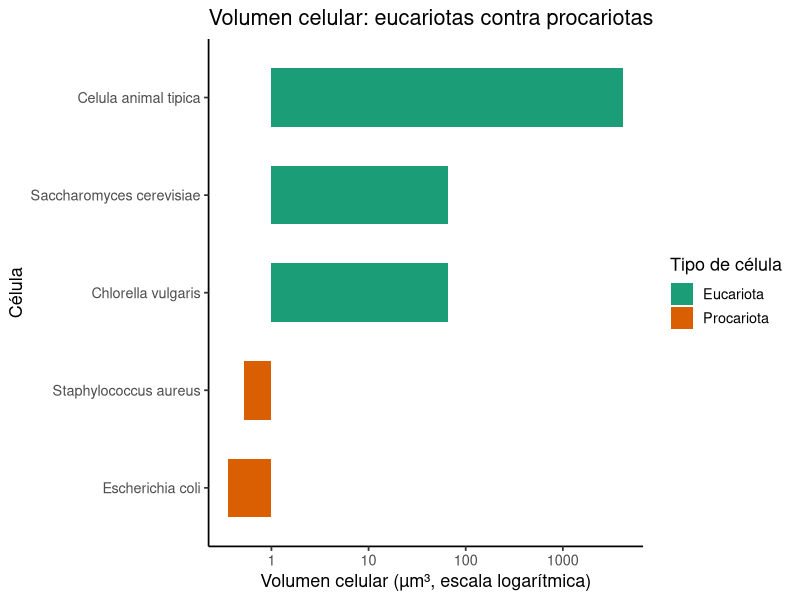
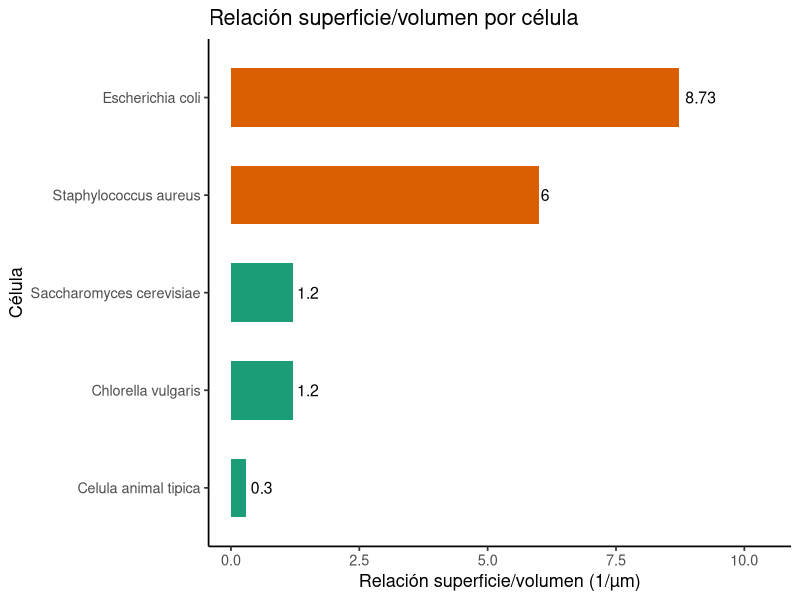
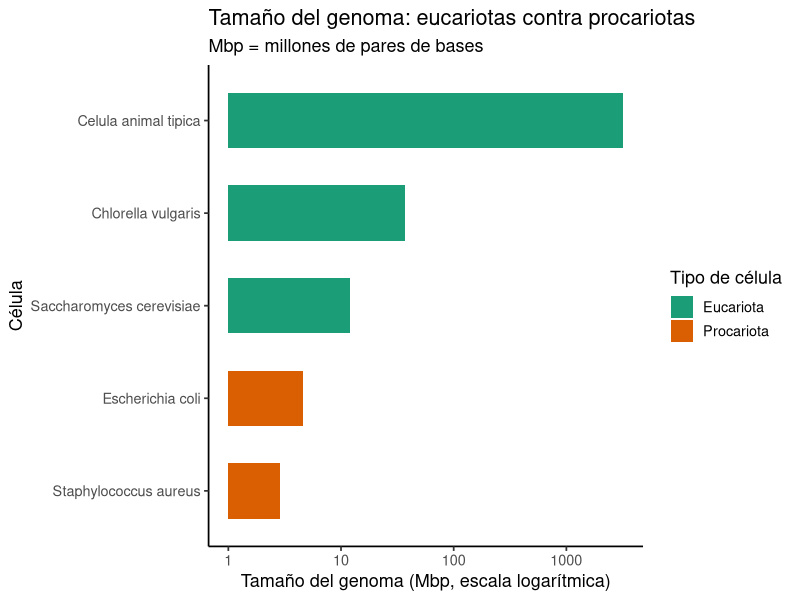
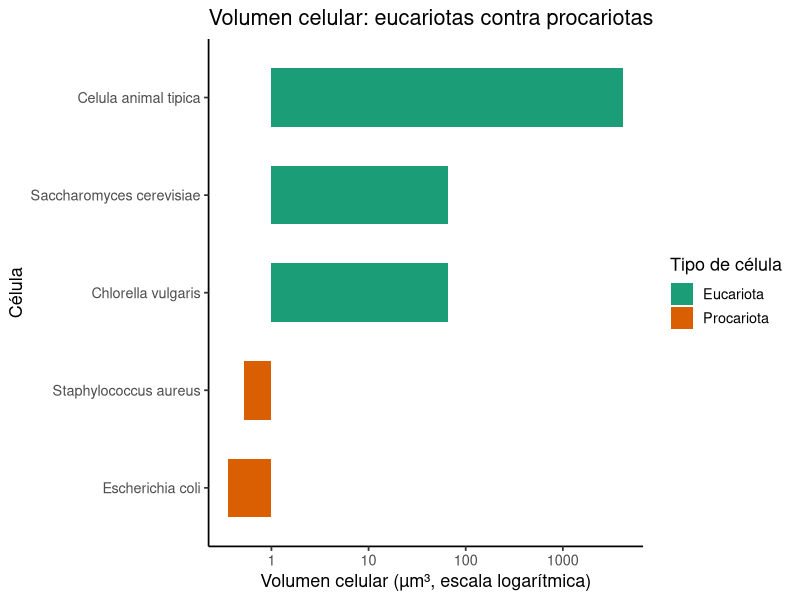
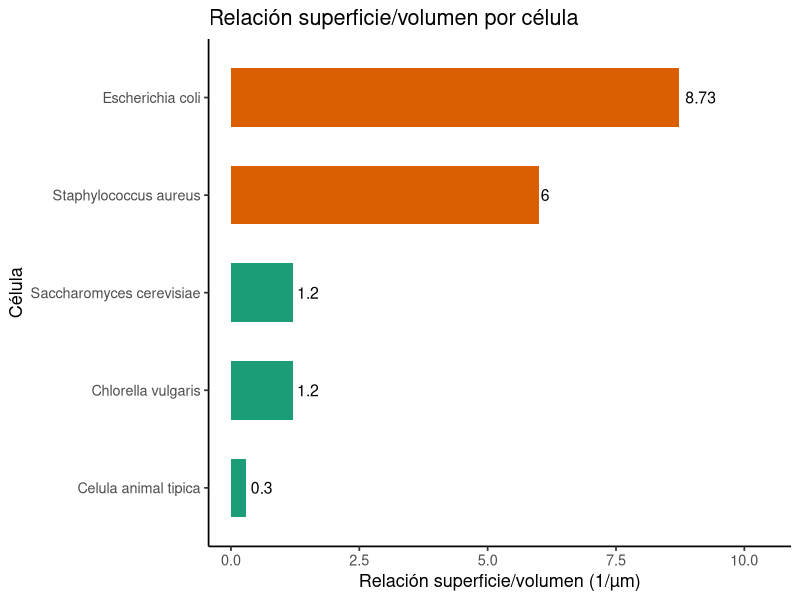
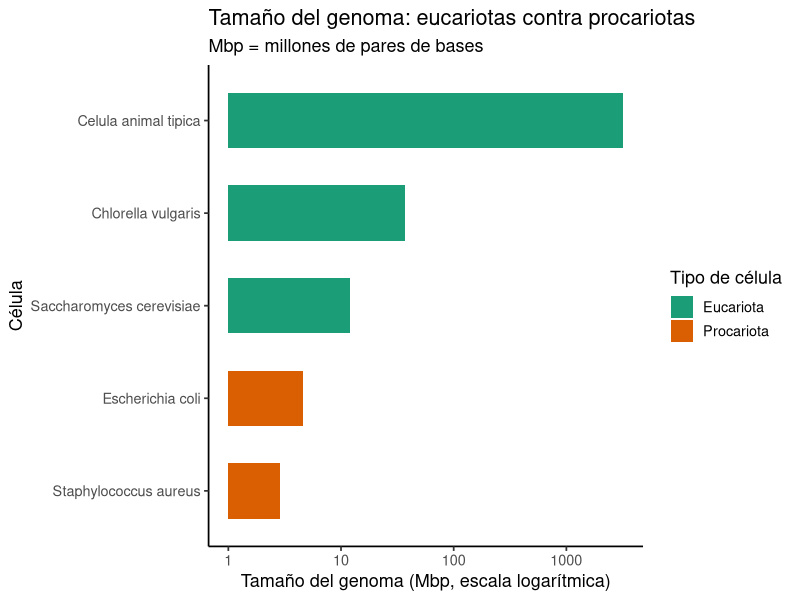

Here is the R script that generated these plots, in order:
# ==========================================================================
# Células eucariotas y procariotas: comparación cuantitativa
# ==========================================================================
# Autor: Dr. José Juan Torres Martínez
# Docente de Ciencias Químicas
# Universidad Autónoma de San Luis Potosí (UASLP)
# México
#
# Material académico para estudiantes
# Serie Aprende R — Biología celular
#
# Descripción: Segunda lección de biología celular. Se compara la célula
#   eucariota con la célula procariota con números, no solo con palabras:
#   a partir de los tamaños y los genomas de cinco células (archivo
#   datos_celulas_comparacion.csv) se calculan en R el volumen, la
#   superficie y la relación superficie/volumen de cada una. Los ejemplos
#   son Escherichia coli y Staphylococcus aureus (procariotas),
#   Saccharomyces cerevisiae (levadura) y Chlorella vulgaris (eucariotas
#   unicelulares), y una célula animal típica como referencia de eucariota
#   grande. También se comparan los tamaños de los genomas y la presencia
#   de organelos.
#
# Objetivos de aprendizaje:
#   - Leer una tabla de comparación con read_csv().
#   - Calcular volumen y superficie según la forma de la célula: esfera
#     para cocos y células eucariotas, cápsula para bacilos como E. coli.
#   - Calcular la relación superficie/volumen y explicar por qué las
#     células pequeñas la tienen mayor.
#   - Comparar tamaños de genomas en escala logarítmica (Mbp).
#   - Decir qué organelos tiene cada tipo de célula y cuáles no.
#
# Datos: archivo datos_celulas_comparacion.csv. Los tamaños son valores
#   típicos publicados: E. coli mide unos 2.0 µm de largo y 0.5 µm de
#   diámetro, con un genoma de 4.64 Mbp (cepa K-12); S. aureus es un coco
#   de 0.5-1.0 µm de diámetro, con un genoma de 2.80-2.90 Mbp;
#   Chlorella vulgaris mide 2-10 µm de diámetro y su genoma es de
#   37.34 Mbp (cepa UTEX 395, Guarnieri et al., 2018); S. cerevisiae
#   tiene un genoma de 12.1 Mbp; el genoma humano tiene 3200 Mbp.
#   Los diámetros típicos de la levadura (5 µm) y de la célula animal
#   (20 µm) son valores típicos de libros de texto. El número de genes
#   de Chlorella vulgaris no se incluye porque varía entre cepas y no
#   se verificó un valor único.
# ==========================================================================

# --------------------------------------------------------------------------
# 1. Cargar paquetes
# --------------------------------------------------------------------------
library(tidyverse)

# --------------------------------------------------------------------------
# 2. La pregunta y el contexto
# --------------------------------------------------------------------------
# Pregunta: ¿en qué se diferencia una célula eucariota de una procariota,
#   en números?
#
# - Eucariota: tiene núcleo definido (con membrana) y organelos con
#   membrana (mitocondrias, y cloroplastos en las fotosintéticas).
#   Ejemplos: Chlorella vulgaris, Saccharomyces cerevisiae, célula animal.
# - Procariota: no tiene núcleo definido ni organelos con membrana; su
#   ADN está en una región llamada nucleoide. Ejemplos: E. coli,
#   Staphylococcus aureus.
#
# Variables del archivo:
#   - organismo: nombre de la célula.
#   - tipo_celular: Eucariota o Procariota.
#   - forma: esfera (cocos y eucariotas), bastón (E. coli).
#   - diametro_um: diámetro típico de la célula, en µm.
#   - largo_um: largo de la célula, en µm (solo para el bastón).
#   - diametro_min_um, diametro_max_um: rango publicado, en µm.
#   - genoma_Mbp: tamaño del genoma, en millones de pares de bases (Mbp).
#   - genes_aprox: número aproximado de genes.
#   - nucleo, cloroplasto, mitocondria: Sí o No.
#   - ribosoma: 70S (procariota) u 80S (eucariota).

# --------------------------------------------------------------------------
# 3. Leer los datos
# --------------------------------------------------------------------------
datos <- read_csv("datos_celulas_comparacion.csv", show_col_types = FALSE)

print(datos)

# --------------------------------------------------------------------------
# 4. Volumen, superficie y relación superficie/volumen A PARTIR DE LOS DATOS
# --------------------------------------------------------------------------
# Esfera (cocos, levadura, Chlorella, célula animal):
#   V = (4/3) * pi * r^3 ; A = 4 * pi * r^2 ; A/V = 3 / r
# Cápsula (bastón de E. coli: cilindro con dos extremos semiesféricos):
#   V = pi * r^2 * (largo - 2*r) + (4/3) * pi * r^3
#   A = 2 * pi * r * (largo - 2*r) + 4 * pi * r^2
# con r = diámetro / 2. El volumen, la superficie y la relación
# superficie/volumen se calculan en R a partir del diámetro y del largo
# de la tabla; ningún valor está dado de antemano.

datos <- datos %>%
  mutate(
    radio_um = diametro_um / 2,
    volumen_um3 = if_else(
      is.na(largo_um),
      (4 / 3) * pi * radio_um^3,
      pi * radio_um^2 * (largo_um - 2 * radio_um) +
        (4 / 3) * pi * radio_um^3
    ),
    superficie_um2 = if_else(
      is.na(largo_um),
      4 * pi * radio_um^2,
      2 * pi * radio_um * (largo_um - 2 * radio_um) +
        4 * pi * radio_um^2
    ),
    sup_vol_por_um = superficie_um2 / volumen_um3
  )

print(select(datos, organismo, tipo_celular, volumen_um3,
             superficie_um2, sup_vol_por_um))

# --------------------------------------------------------------------------
# 5. Comparaciones entre células (cocientes calculados en R)
# --------------------------------------------------------------------------
# ¿Cuántas veces cabe una célula dentro de otra? Se divide el volumen
# de una entre el volumen de la otra. Lo mismo con los genomas.

volumen_ecoli <- filter(datos, organismo == "Escherichia coli")$volumen_um3
volumen_chlorella <- filter(datos, organismo == "Chlorella vulgaris")$volumen_um3
volumen_animal <- filter(datos, organismo == "Celula animal tipica")$volumen_um3
sup_vol_ecoli <- filter(datos, organismo == "Escherichia coli")$sup_vol_por_um
sup_vol_chlorella <- filter(datos, organismo == "Chlorella vulgaris")$sup_vol_por_um
genoma_ecoli <- filter(datos, organismo == "Escherichia coli")$genoma_Mbp
genoma_chlorella <- filter(datos, organismo == "Chlorella vulgaris")$genoma_Mbp
genoma_animal <- filter(datos, organismo == "Celula animal tipica")$genoma_Mbp

comparaciones <- tibble(
  comparacion = c(
    "Volumen de Chlorella / volumen de E. coli",
    "Volumen de célula animal / volumen de E. coli",
    "Volumen de célula animal / volumen de Chlorella",
    "Sup/vol de E. coli / sup/vol de Chlorella",
    "Genoma de Chlorella / genoma de E. coli",
    "Genoma humano / genoma de E. coli"
  ),
  veces = c(
    volumen_chlorella / volumen_ecoli,
    volumen_animal / volumen_ecoli,
    volumen_animal / volumen_chlorella,
    sup_vol_ecoli / sup_vol_chlorella,
    genoma_chlorella / genoma_ecoli,
    genoma_animal / genoma_ecoli
  )
)

print(comparaciones)

# --------------------------------------------------------------------------
# 6. ¿Qué organelos tiene cada célula?
# --------------------------------------------------------------------------
print(select(datos, organismo, tipo_celular, nucleo, cloroplasto,
             mitocondria, ribosoma))

# --------------------------------------------------------------------------
# 7. Gráfica 1: volumen celular (escala logarítmica)
# --------------------------------------------------------------------------
grafica_volumen <- ggplot(
  datos,
  aes(x = reorder(organismo, volumen_um3), y = volumen_um3,
      fill = tipo_celular)
) +
  geom_col(width = 0.6) +
  scale_y_log10() +
  scale_fill_manual(values = c("Eucariota" = "#1b9e77",
                               "Procariota" = "#d95f02")) +
  coord_flip() +
  labs(
    x = "Célula",
    y = "Volumen celular (µm³, escala logarítmica)",
    fill = "Tipo de célula",
    title = "Volumen celular: eucariotas contra procariotas"
  ) +
  theme_classic(base_size = 13)

print(grafica_volumen)

# --------------------------------------------------------------------------
# 8. Gráfica 2: relación superficie/volumen
# --------------------------------------------------------------------------
grafica_sup_vol <- ggplot(
  datos,
  aes(x = reorder(organismo, sup_vol_por_um), y = sup_vol_por_um,
      fill = tipo_celular)
) +
  geom_col(width = 0.6) +
  geom_text(
    aes(label = round(sup_vol_por_um, 2)),
    hjust = -0.2, size = 4
  ) +
  scale_fill_manual(values = c("Eucariota" = "#1b9e77",
                               "Procariota" = "#d95f02")) +
  scale_y_continuous(expand = expansion(mult = c(0.05, 0.25))) +
  coord_flip() +
  labs(
    x = "Célula",
    y = "Relación superficie/volumen (1/µm)",
    fill = "Tipo de célula",
    title = "Relación superficie/volumen por célula"
  ) +
  theme_classic(base_size = 13) +
  theme(legend.position = "none")

print(grafica_sup_vol)

# --------------------------------------------------------------------------
# 9. Gráfica 3: tamaño del genoma (escala logarítmica)
# --------------------------------------------------------------------------
grafica_genoma <- ggplot(
  datos,
  aes(x = reorder(organismo, genoma_Mbp), y = genoma_Mbp,
      fill = tipo_celular)
) +
  geom_col(width = 0.6) +
  scale_y_log10() +
  scale_fill_manual(values = c("Eucariota" = "#1b9e77",
                               "Procariota" = "#d95f02")) +
  coord_flip() +
  labs(
    x = "Célula",
    y = "Tamaño del genoma (Mbp, escala logarítmica)",
    fill = "Tipo de célula",
    title = "Tamaño del genoma: eucariotas contra procariotas",
    subtitle = "Mbp = millones de pares de bases"
  ) +
  theme_classic(base_size = 13)

print(grafica_genoma)

# --------------------------------------------------------------------------
# 10. Exportar las gráficas
# --------------------------------------------------------------------------
# Todas las gráficas de la lección se guardan como archivos PNG en alta
# resolución (300 dpi), listas para un informe o una presentación.
ggsave("eucariotas-procariotas-volumen.png", grafica_volumen,
       width = 18, height = 12, units = "cm", dpi = 300)
ggsave("eucariotas-procariotas-superficie-volumen.png", grafica_sup_vol,
       width = 18, height = 12, units = "cm", dpi = 300)
ggsave("eucariotas-procariotas-genoma.png", grafica_genoma,
       width = 18, height = 12, units = "cm", dpi = 300)

# --------------------------------------------------------------------------
# Interpretación: Gráfica 1 (volumen celular)
# --------------------------------------------------------------------------
# - Eje X: célula (E. coli, S. aureus, S. cerevisiae, Chlorella vulgaris
#   y célula animal típica). No es una cantidad, son cinco células.
# - Eje Y: volumen celular, en micrómetros cúbicos (µm³), en escala
#   logarítmica (cada marca multiplica por 10). La escala es
#   logarítmica porque los volúmenes van de 0.36 µm³ (E. coli) a
#   4188.79 µm³ (célula animal): más de 10 000 veces de diferencia, y
#   en escala lineal las bacterias no se verían.
# - Lo que se aprecia: las dos procariotas (naranja) están abajo, con
#   volúmenes menores de 1 µm³: E. coli 0.36 µm³ y S. aureus 0.52 µm³.
#   Las eucariotas unicelulares (verde) están en medio, con 65.45 µm³
#   cada una (levadura y Chlorella miden lo mismo, 5 µm de diámetro).
#   La célula animal típica (20 µm de diámetro) está arriba, con
#   4188.79 µm³.
# - Qué significa: una célula de Chlorella vulgaris tiene un volumen
#   unas 182 veces mayor que una de E. coli, y una célula animal
#   típica tiene un volumen unas 11 636 veces mayor que E. coli y 64
#   veces mayor que Chlorella. El volumen crece con el cubo del
#   diámetro: una célula 4 veces más ancha (20 µm contra 5 µm) tiene
#   64 veces más volumen (4^3 = 64). Por eso las eucariotas pueden
#   tener organelos y las procariotas no: hay espacio para ellos.
# - Nota sobre E. coli: el volumen calculado con el modelo de cápsula
#   (0.36 µm³, con 0.5 µm de diámetro) es menor que el rango publicado
#   de 0.6-0.7 µm³. La diferencia es que las células publicadas se
#   midieron en medio rico, donde E. coli es más ancha (unos 0.7 µm
#   de diámetro). El modelo y la fórmula son los mismos; cambia el
#   diámetro que se pone en la tabla.
#
# Interpretación: Gráfica 2 (relación superficie/volumen)
# --------------------------------------------------------------------------
# - Eje X: célula (las mismas cinco). No es una cantidad, son cinco
#   células.
# - Eje Y: relación superficie/volumen, en 1/µm. Es la superficie de la
#   célula (µm²) dividida entre su volumen (µm³): las unidades µm²/µm³
#   se simplifican a 1/µm. El número está escrito al final de cada
#   barra.
# - Lo que se aprecia: E. coli tiene la relación más alta (8.73 1/µm),
#   seguida de S. aureus (6.00 1/µm). Las eucariotas unicelulares
#   tienen 1.20 1/µm y la célula animal típica solo 0.30 1/µm. La
#   relación baja cuando la célula crece: para una esfera es 3/r, así
#   que al duplicar el radio, la relación se reduce a la mitad.
# - Qué significa: las células pequeñas tienen mucha más superficie por
#   cada unidad de volumen, así que intercambian nutrientes y desechos
#   con el exterior más rápido en relación con su tamaño. La relación
#   superficie/volumen de E. coli es 7.3 veces mayor que la de
#   Chlorella. Por eso las bacterias crecen y se dividen rápido y las
#   células grandes necesitan organelos y sistemas internos de
#   transporte: su superficie ya no alcanza para abastecer todo su
#   volumen por difusión.
#
# Interpretación: Gráfica 3 (tamaño del genoma)
# --------------------------------------------------------------------------
# - Eje X: célula (las mismas cinco). No es una cantidad, son cinco
#   células.
# - Eje Y: tamaño del genoma, en millones de pares de bases (Mbp), en
#   escala logarítmica. 1 Mbp = 1 000 000 de pares de bases. La escala
#   es logarítmica porque los genomas van de 2.90 Mbp (S. aureus) a
#   3200 Mbp (humano): más de 1000 veces de diferencia.
# - Lo que se aprecia: las procariotas (naranja) tienen los genomas más
#   pequeños: S. aureus 2.90 Mbp y E. coli 4.64 Mbp. La levadura tiene
#   12.1 Mbp y Chlorella vulgaris 37.34 Mbp. El genoma humano (3200
#   Mbp) es mucho mayor que todos los demás.
# - Qué significa: el genoma de Chlorella vulgaris es 8.0 veces mayor
#   que el de E. coli y 3.1 veces mayor que el de la levadura, y el
#   genoma humano es 690 veces mayor que el de E. coli. Pero el tamaño
#   del genoma no crece igual que el número de genes: E. coli tiene
#   unos 4300 genes y el humano unos 21 000 (solo 4.9 veces más genes
#   para un genoma 690 veces mayor). Gran parte del genoma humano es
#   ADN que no codifica proteínas. Además, el tamaño del genoma no
#   dice qué tan compleja es la célula: Chlorella tiene un genoma
#   mayor que la levadura y ambas son eucariotas unicelulares.
#
# --------------------------------------------------------------------------
# Qué aprendimos
# --------------------------------------------------------------------------
# - La diferencia entre eucariota y procariota se mide con números: una
#   célula de Chlorella vulgaris tiene un volumen unas 182 veces mayor
#   que una de E. coli, y una célula animal típica unas 11 636 veces
#   mayor que E. coli.
# - El volumen y la superficie se calculan A PARTIR DE LOS DATOS, según
#   la forma: esfera para cocos y eucariotas, cápsula para el bastón
#   de E. coli. El volumen crece con el cubo del diámetro.
# - La relación superficie/volumen es mayor en las células pequeñas:
#   E. coli 8.73 1/µm contra 1.20 1/µm de Chlorella y 0.30 1/µm de
#   una célula animal. Por eso las células grandes necesitan organelos
#   y transporte interno.
# - Los genomas también se comparan en escala logarítmica: Chlorella
#   vulgaris 37.34 Mbp, E. coli 4.64 Mbp, humano 3200 Mbp. El tamaño
#   del genoma no crece igual que el número de genes.
# - Las procariotas no tienen núcleo, ni cloroplastos, ni mitocondrias,
#   y sus ribosomas son 70S; las eucariotas tienen núcleo y
#   mitocondrias, ribosomas 80S, y cloroplastos solo si son
#   fotosintéticas como Chlorella vulgaris.
